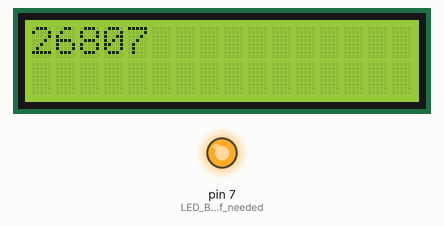
Recording of a sketch running on a simulated Arduino Mega 2560, built with avr-gcc and run on an emulated ATmega2560. Parts: 16×2 character LCD, output pins drawn as LEDs (lit = HIGH). Random numbers use the default seed unless the sketch sets one.

Above: at 0.1 s.
At 5.1 s:
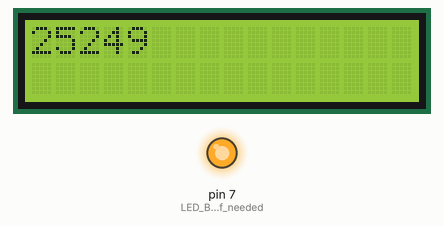
At 10.1 s:
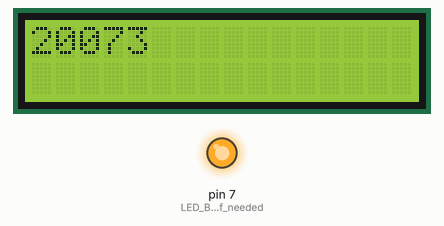
At 15.1 s:
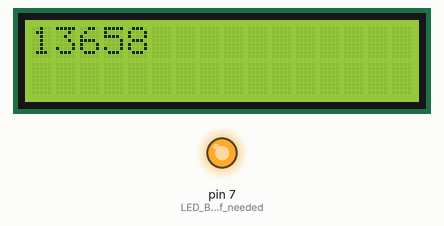
At 25.1 s:
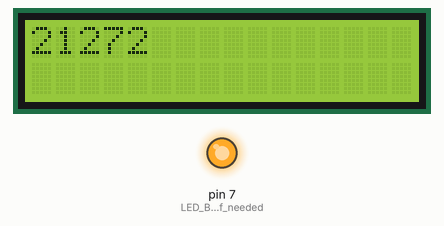
At 35.1 s:
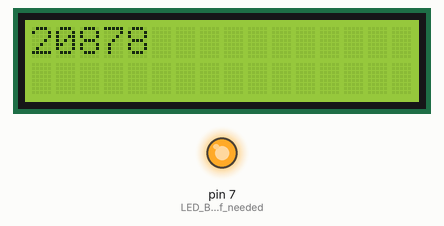

Measured:
- what the display in image 1 shows lasts 5.0 s, from 5.1 s to 10.1 s

The sketch:

Serial_Communication_between_Arduino_Mega_Code_.ino
```cpp
#include <LiquidCrystal.h>

LiquidCrystal lcd(13, 12, 11, 10, 9, 8);

int number;


void setup() {
  // put your setup code here, to run once:

  Serial1.begin(9600);
  pinMode(7, OUTPUT);  //LED Backlight if needed
  digitalWrite(7, HIGH);
  lcd.begin(16, 2);

}

void loop() {
  // put your main code here, to run repeatedly:
  number = random (10000, 30000);
  lcd.print(number);
  Serial1.print(number);
  delay(5000);
  lcd.clear();

}
```
